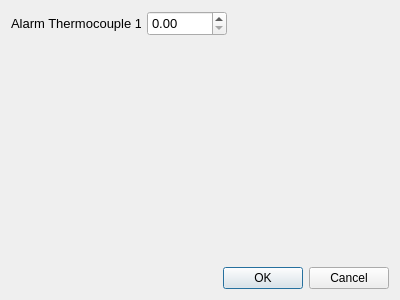
<?xml version="1.0" encoding="UTF-8"?>
<ui version="4.0">
 <class>Dialog_SettingsEditor</class>
 <widget class="QDialog" name="Dialog_SettingsEditor">
  <property name="geometry">
   <rect>
    <x>0</x>
    <y>0</y>
    <width>400</width>
    <height>300</height>
   </rect>
  </property>
  <property name="windowTitle">
   <string>Dialog</string>
  </property>
  <layout class="QGridLayout" name="gridLayout">
   <item row="0" column="0">
    <layout class="QHBoxLayout" name="horizontalLayout_2">
     <item>
      <layout class="QHBoxLayout" name="horizontalLayout">
       <item>
        <widget class="QLabel" name="label">
         <property name="minimumSize">
          <size>
           <width>130</width>
           <height>25</height>
          </size>
         </property>
         <property name="maximumSize">
          <size>
           <width>130</width>
           <height>25</height>
          </size>
         </property>
         <property name="font">
          <font>
           <pointsize>10</pointsize>
          </font>
         </property>
         <property name="text">
          <string>Alarm Thermocouple 1</string>
         </property>
        </widget>
       </item>
       <item>
        <widget class="QDoubleSpinBox" name="doubleSpinBox_alarmThermocouple1">
         <property name="minimumSize">
          <size>
           <width>80</width>
           <height>25</height>
          </size>
         </property>
         <property name="maximumSize">
          <size>
           <width>80</width>
           <height>25</height>
          </size>
         </property>
         <property name="font">
          <font>
           <pointsize>10</pointsize>
          </font>
         </property>
         <property name="maximum">
          <double>200.000000000000000</double>
         </property>
        </widget>
       </item>
      </layout>
     </item>
     <item>
      <spacer name="horizontalSpacer">
       <property name="orientation">
        <enum>Qt::Horizontal</enum>
       </property>
       <property name="sizeHint" stdset="0">
        <size>
         <width>40</width>
         <height>20</height>
        </size>
       </property>
      </spacer>
     </item>
    </layout>
   </item>
   <item row="1" column="0">
    <spacer name="verticalSpacer">
     <property name="orientation">
      <enum>Qt::Vertical</enum>
     </property>
     <property name="sizeHint" stdset="0">
      <size>
       <width>20</width>
       <height>215</height>
      </size>
     </property>
    </spacer>
   </item>
   <item row="2" column="0">
    <widget class="QDialogButtonBox" name="buttonBox">
     <property name="orientation">
      <enum>Qt::Horizontal</enum>
     </property>
     <property name="standardButtons">
      <set>QDialogButtonBox::Cancel|QDialogButtonBox::Ok</set>
     </property>
    </widget>
   </item>
  </layout>
 </widget>
 <resources/>
 <connections>
  <connection>
   <sender>buttonBox</sender>
   <signal>accepted()</signal>
   <receiver>Dialog_SettingsEditor</receiver>
   <slot>accept()</slot>
   <hints>
    <hint type="sourcelabel">
     <x>248</x>
     <y>254</y>
    </hint>
    <hint type="destinationlabel">
     <x>157</x>
     <y>274</y>
    </hint>
   </hints>
  </connection>
  <connection>
   <sender>buttonBox</sender>
   <signal>rejected()</signal>
   <receiver>Dialog_SettingsEditor</receiver>
   <slot>reject()</slot>
   <hints>
    <hint type="sourcelabel">
     <x>316</x>
     <y>260</y>
    </hint>
    <hint type="destinationlabel">
     <x>286</x>
     <y>274</y>
    </hint>
   </hints>
  </connection>
 </connections>
</ui>
